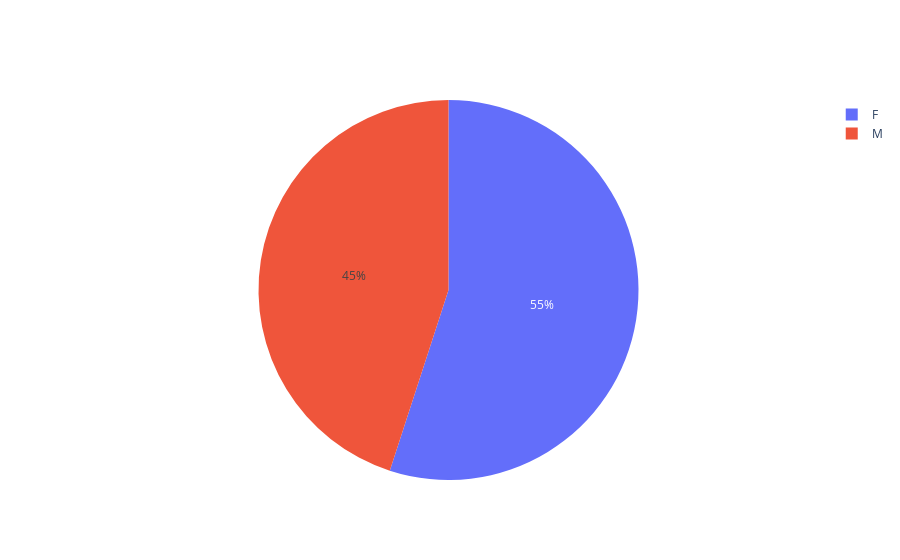

This figure's notebook cell:
### Markdown cell above
Question :4 

Gender distribution.

### Code cell
labels = list(data['gender'].value_counts().index)
values = list(data['gender'].value_counts().values)

fig = go.Figure(data=[go.Pie(labels=labels, values=values)])

fig.show()

### Figure 1 — Plotly figure (JSON) as saved in the notebook; plotly's stock layout.template omitted (floating-point values rounded to 4 significant figures)
{"data": [{"labels": ["F", "M"], "type": "pie", "values": [5500, 4500]}], "layout": {}}
